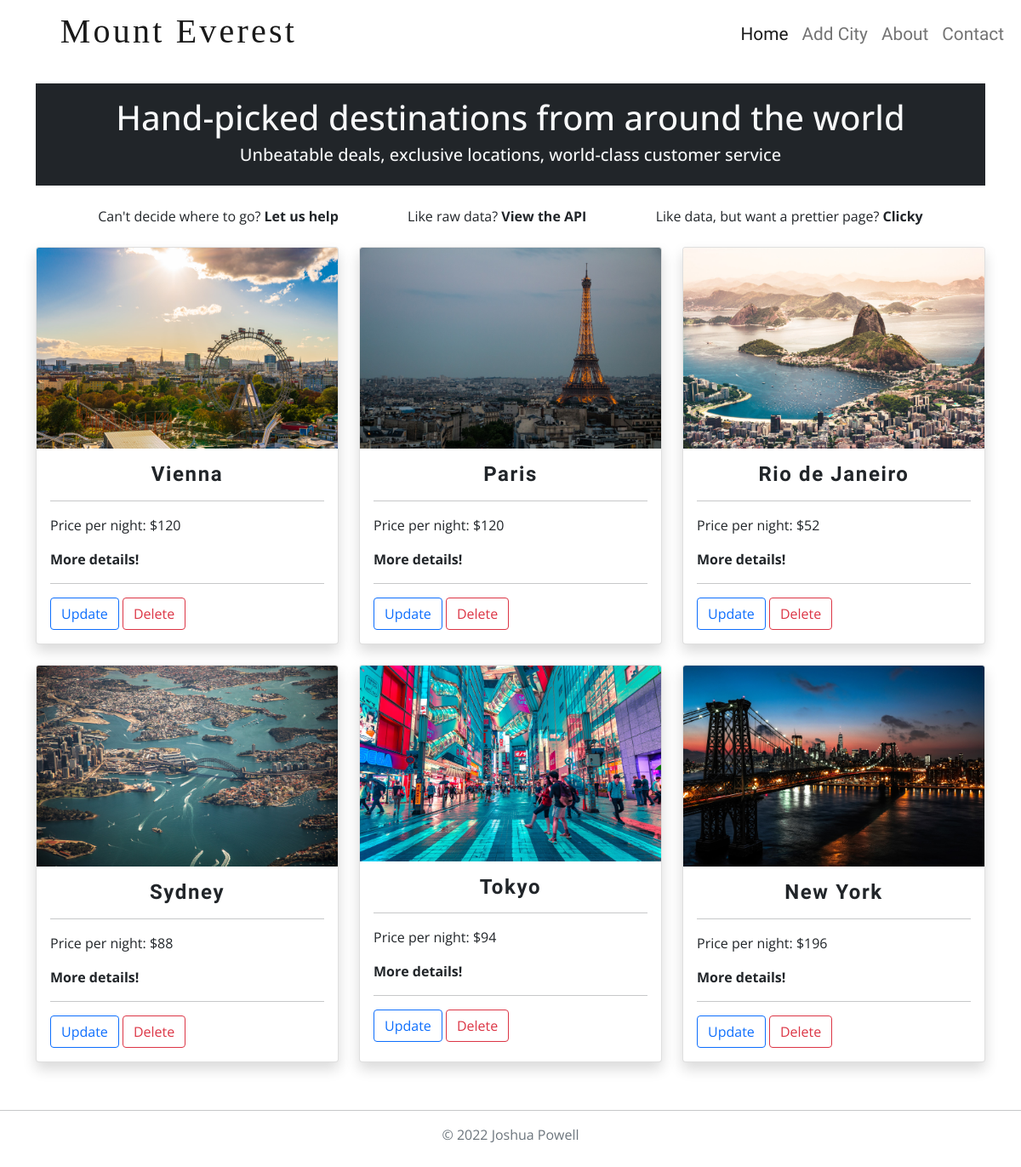
The page / on the database its author committed.
### tables this page shows
CREATE TABLE `places` (
  `id` int(11) NOT NULL,
  `name` varchar(100) NOT NULL,
  `price` int(11) DEFAULT NULL,
  `description` varchar(255) DEFAULT NULL,
  `latitude` decimal(10,8) DEFAULT NULL,
  `longitude` decimal(11,8) DEFAULT NULL,
  `image` varchar(255) DEFAULT NULL
);

### index.php (the view, shortened to what this page needs)
<?php require_once 'actions/db_connect.php';
$sql = 'SELECT * FROM places';
$result = mysqli_query($connect, $sql);
$cards = '';
if ($result->num_rows > 0) {
    while ($row = $result->fetch_array(MYSQLI_ASSOC)) {
        $cards .= "<div class='col'>
<div class='card h-100 shadow rounded'>
    <img src='images/" . $row['image'] . "' class='card-img-top' alt='Photo of " . $row['name'] . "'>
    <div class='card-body'>
    <h5 class='card-title'>" . $row['name'] . "</h5>
    <hr>
    <p class='card-text'>Price per night: $" . $row['price'] . "</p>
    <p class='card-text'><a href='details.php?id=" . $row['id'] . "' class='link-dark'><b>More details!</b></a></p>
    <hr>
    <div class='btn-group-sm role='group'>
    <a href='update.php?id=" . $row['id'] . "'><button class='btn btn-outline-primary' type='button'>Update</button></a>
    <a href='delete.php?id=" . $row['id'] . "'><button class='btn btn-outline-danger' type='button'>Delete</button></a>
    </div>
    </div>
</div>
</div>";
    }
}
$rando = rand(1, $result->num_rows);
?>
<!DOCTYPE html>
<html lang="en">
<head>
    <?php require_once 'components/boot.php'; ?>
    <link rel="stylesheet" href="components/custom.css">
</head>
<body>
    <div class="container-fluid">
        <nav class="navbar navbar-expand-lg navbar-light">
            <h1 class="navbar-brand">Mount Everest</h1>
            <div class="collapse navbar-collapse" id="navbarNavAltMarkup">
                <div class="navbar-nav ms-auto">
                    <a class="nav-link active" aria-current="page" href="index.php">Home</a>
                    <a class="nav-link" href="create.php">Add City</a>
                    <a class="nav-link" href="#">About</a>
                    <a class="nav-link" href="#">Contact</a>
                </div>
            </div>
        </nav>
    </div>
    <div class="container mx-auto">
        <div class="welcome bg-dark text-light p-3 mt-3 mx-auto text-center">
            <h1>Hand-picked destinations from around the world</h2>
                <h5>Unbeatable deals, exclusive locations, world-class customer service</h5>
        </div>
        <div class="d-flex justify-content-evenly">
            <p class="mt-3 p-2">Can't decide where to go? <a href='details.php?id=<?= $rando ?>' class='link-dark'><b>Let us help</b></a>
            </p>
            <p class="mt-3 p-2">Like raw data? <a href='displayAll.php' class='link-dark'><b>View the API</b></a>
            </p>
            <p class="mt-3 p-2">Like data, but want a prettier page? <a href='showAll.php' class='link-dark'><b>Clicky</b></a>
            </p>
        </div>
        <div id="row" class="row row-cols-1 row-cols-md-2 row-cols-lg-3 g-4">
            <?php echo $cards ?>
        </div>
    </div>
    <footer class="py-3 my-4">
        <hr>
        <p class="text-center text-muted">&copy; 2022 Joshua Powell</p>
    </footer>
</body>
</html>

### components/boot.php (shortened to what this page needs)
<link href="https://cdn.jsdelivr.net/npm/bootstrap@5.1.3/dist/css/bootstrap.min.css" rel="stylesheet">

### components/custom.css (style rules this page uses)
body { font-family: 'Open Sans', sans-serif; }
.navbar-brand { font-family: 'Alfa Slab One', cursive; font-size: 2.5rem; letter-spacing: .2rem; margin-left: 5%; }
.nav-link { font-family: 'Amiri', serif; font-size: 1.3rem; }
.card-title { font-family: 'Amiri', serif; font-size: 1.5rem; text-align: center; letter-spacing: .1rem; font-weight: 600; }
.card { -webkit-transition: all 300ms ease-in-out; transition: all 300ms ease-in-out; }
.link-dark { text-decoration: none; }

### rows shown on the page
places: image (picture), name "Vienna", price "120"
places: image (picture), name "Paris", price "120"
places: image (picture), name "Rio de Janeiro", price "52"
places: image (picture), name "Sydney", price "88"
places: image (picture), name "Tokyo", price "94"
places: image (picture), name "New York", price "196"
